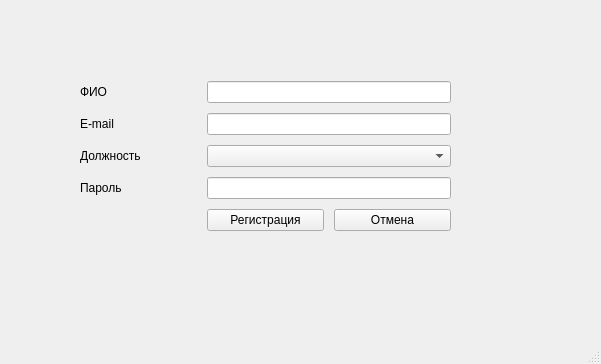
<?xml version="1.0" encoding="UTF-8"?>
<ui version="4.0">
 <class>MainWindow</class>
 <widget class="QMainWindow" name="MainWindow">
  <property name="geometry">
   <rect>
    <x>0</x>
    <y>0</y>
    <width>601</width>
    <height>364</height>
   </rect>
  </property>
  <property name="windowTitle">
   <string>MainWindow</string>
  </property>
  <widget class="QWidget" name="centralwidget">
   <widget class="QWidget" name="gridLayoutWidget">
    <property name="geometry">
     <rect>
      <x>60</x>
      <y>30</y>
      <width>411</width>
      <height>221</height>
     </rect>
    </property>
    <layout class="QGridLayout" name="gridLayout">
     <property name="leftMargin">
      <number>20</number>
     </property>
     <property name="topMargin">
      <number>20</number>
     </property>
     <property name="rightMargin">
      <number>20</number>
     </property>
     <property name="bottomMargin">
      <number>20</number>
     </property>
     <property name="spacing">
      <number>10</number>
     </property>
     <item row="3" column="1" colspan="2">
      <widget class="QComboBox" name="position_box_input">
       <property name="editable">
        <bool>false</bool>
       </property>
      </widget>
     </item>
     <item row="2" column="0">
      <widget class="QLabel" name="label_2">
       <property name="text">
        <string>E-mail</string>
       </property>
      </widget>
     </item>
     <item row="4" column="0">
      <widget class="QLabel" name="label_3">
       <property name="text">
        <string>Пароль</string>
       </property>
      </widget>
     </item>
     <item row="1" column="0">
      <widget class="QLabel" name="label">
       <property name="text">
        <string>ФИО</string>
       </property>
      </widget>
     </item>
     <item row="6" column="2">
      <widget class="QPushButton" name="cancel_reg_button">
       <property name="text">
        <string>Отмена</string>
       </property>
      </widget>
     </item>
     <item row="2" column="1" colspan="2">
      <widget class="QLineEdit" name="email_reg_input"/>
     </item>
     <item row="1" column="1" colspan="2">
      <widget class="QLineEdit" name="name_reg_input"/>
     </item>
     <item row="3" column="0">
      <widget class="QLabel" name="label_4">
       <property name="text">
        <string>Должность</string>
       </property>
      </widget>
     </item>
     <item row="6" column="1">
      <widget class="QPushButton" name="reg_button">
       <property name="text">
        <string>Регистрация</string>
       </property>
      </widget>
     </item>
     <item row="4" column="1" colspan="2">
      <widget class="QLineEdit" name="pw_reg_input"/>
     </item>
     <item row="0" column="0" colspan="3">
      <widget class="QLabel" name="info">
       <property name="text">
        <string/>
       </property>
      </widget>
     </item>
    </layout>
   </widget>
  </widget>
  <widget class="QStatusBar" name="statusbar"/>
 </widget>
 <resources/>
 <connections/>
</ui>
